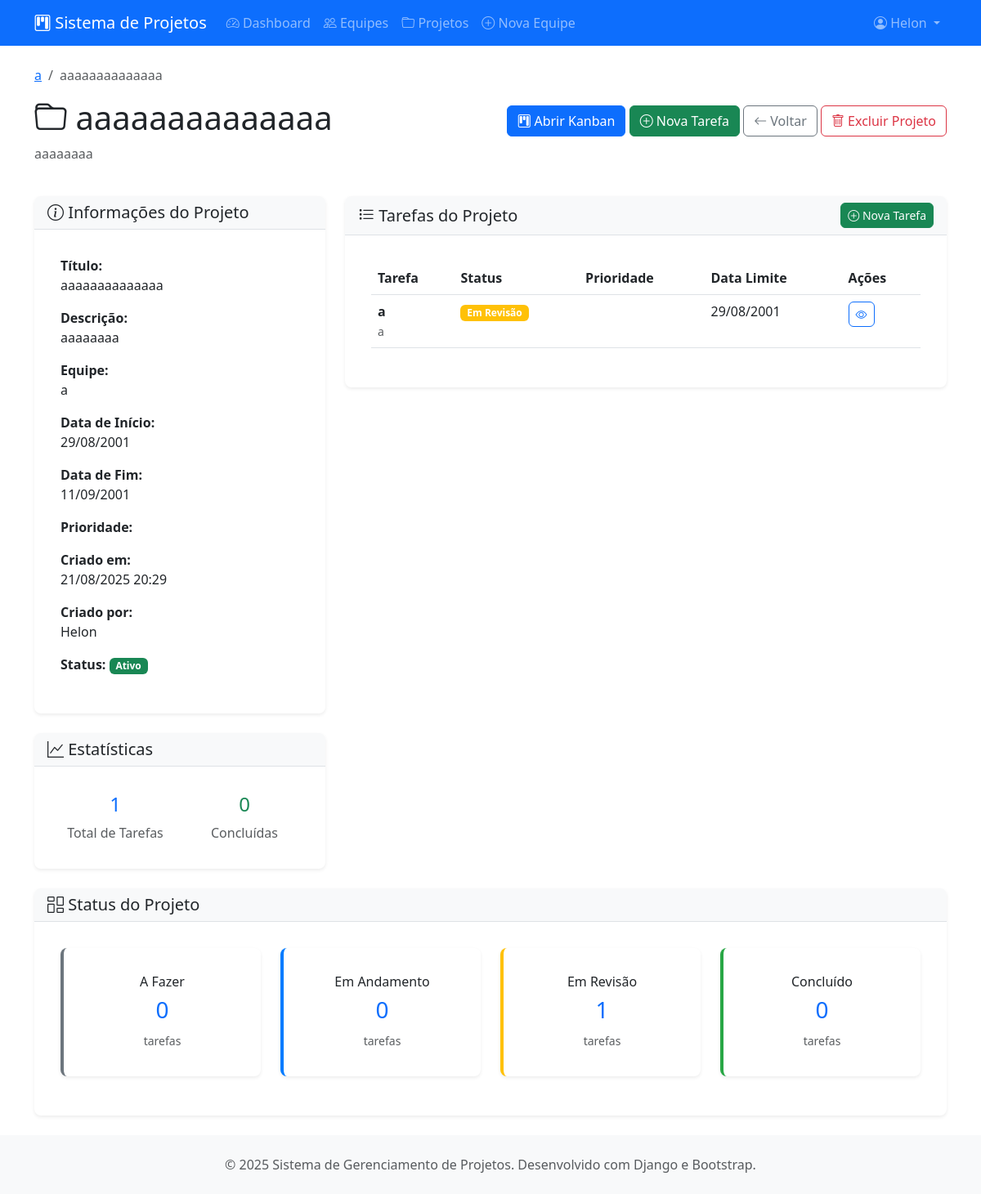
Page /projetos/projetos/1/ (signed in) on the committed database.
### projetos/models.py (models this page shows, shortened)
class Projeto(models.Model):
    PRIORIDADE_CHOICES = [
        ('baixa', 'Baixa'),
        ('media', 'Média'),
        ('alta', 'Alta'),
        ('urgente', 'Urgente'),
    ]
    titulo = models.CharField(max_length=200, verbose_name="Título")
    descricao = models.TextField(verbose_name="Descrição")
    equipe = models.ForeignKey(Equipe, on_delete=models.CASCADE, related_name="projetos")
    criado_por = models.ForeignKey(User, on_delete=models.CASCADE, related_name="projetos_criados")
    criado_em = models.DateTimeField(auto_now_add=True)
    atualizado_em = models.DateTimeField(auto_now=True)
    data_inicio = models.DateField(verbose_name="Data de Início")
    data_fim = models.DateField(verbose_name="Data de Conclusão")
    prioridade = models.CharField(max_length=10, choices=PRIORIDADE_CHOICES, default='media')
    ativo = models.BooleanField(default=True, verbose_name="Projeto Ativo")
    class Meta:
        verbose_name = "Projeto"
        verbose_name_plural = "Projetos"
        ordering = ["-criado_em"]

class Equipe(models.Model):
    nome = models.CharField(max_length=100, verbose_name="Nome da Equipe")
    descricao = models.TextField(blank=True, verbose_name="Descrição")
    criada_em = models.DateTimeField(auto_now_add=True)
    criada_por = models.ForeignKey(User, on_delete=models.CASCADE, related_name="equipes_criadas")
    ativa = models.BooleanField(default=True, verbose_name="Equipe Ativa")
    class Meta:
        verbose_name = "Equipe"
        verbose_name_plural = "Equipes"
        ordering = ["nome"]

class Tarefa(models.Model):
    PRIORIDADE_CHOICES = [
        ('baixa', 'Baixa'),
        ('media', 'Média'),
        ('alta', 'Alta'),
        ('urgente', 'Urgente'),
    ]
    titulo = models.CharField(max_length=200, verbose_name="Título")
    descricao = models.TextField(verbose_name="Descrição")
    projeto = models.ForeignKey(Projeto, on_delete=models.CASCADE, related_name="tarefas")
    status = models.ForeignKey(StatusTarefa, on_delete=models.CASCADE, related_name="tarefas")
    criada_por = models.ForeignKey(User, on_delete=models.CASCADE, related_name="tarefas_criadas")
    criada_em = models.DateTimeField(auto_now_add=True)
    atualizada_em = models.DateTimeField(auto_now=True)
    data_limite = models.DateTimeField(blank=True, null=True, verbose_name="Data Limite")
    prioridade = models.CharField(max_length=10, choices=PRIORIDADE_CHOICES, default='media')
    etiquetas = models.ManyToManyField(Etiqueta, blank=True, related_name="tarefas")
    ordem = models.PositiveIntegerField(default=0, verbose_name="Ordem na Coluna")
    class Meta:
        verbose_name = "Tarefa"
        verbose_name_plural = "Tarefas"
        ordering = ["ordem", "-criada_em"]

class StatusTarefa(models.Model):
    nome = models.CharField(max_length=50, verbose_name="Nome do Status")
    cor = models.CharField(max_length=7, default="#007bff", verbose_name="Cor (Hex)")
    ordem = models.PositiveIntegerField(unique=True, verbose_name="Ordem")
    equipe = models.ForeignKey(Equipe, on_delete=models.CASCADE, related_name="status_tarefas")
    class Meta:
        verbose_name = "Status da Tarefa"
        verbose_name_plural = "Status das Tarefas"
        ordering = ["ordem"]
        unique_together = ['ordem', 'equipe']

### projetos/views.py (the view)
# urls.py: path('projetos/<int:pk>/', views.ProjetoDetailView.as_view(), name='detalhe-projeto'),
class ProjetoDetailView(LoginRequiredMixin, DetailView):
    model = Projeto
    template_name = 'projetos/projeto/detalhe.html'
    context_object_name = 'projeto'
    def get_context_data(self, **kwargs):
        context = super().get_context_data(**kwargs)
        context['tarefas'] = self.object.tarefas.all()
        context['status_list'] = self.object.equipe.status_tarefas.all()
        context['status_stats'] = {}
        for status in context['status_list']:
            count = self.object.tarefas.filter(status=status).count()
            context['status_stats'][status.nome] = count
        return context

### projetos/templates/projetos/projeto/detalhe.html (shortened to what this page needs)
{% extends 'projetos/base.html' %}
{% load static %}
{% block content %}
<div class="row">
    <div class="col-12">
        <div class="d-flex justify-content-between align-items-center mb-4">
            <div>
                <nav aria-label="breadcrumb">
                    <ol class="breadcrumb">
                        <li class="breadcrumb-item">
                            <a href="{% url 'projetos:detalhe-equipe' projeto.equipe.pk %}">{{ projeto.equipe.nome }}</a>
                        </li>
                        <li class="breadcrumb-item active">{{ projeto.titulo }}</li>
                    </ol>
                </nav>
                <h1><i class="bi bi-folder"></i> {{ projeto.titulo }}</h1>
                {% if projeto.descricao %}
                    <p class="text-muted">{{ projeto.descricao }}</p>
                {% endif %}
            </div>
            <div>
                <a href="{% url 'projetos:kanban-projeto' projeto.pk %}" class="btn btn-primary">
                    <i class="bi bi-kanban"></i> Abrir Kanban
                </a>
                {% if user.perfil.tipo_usuario in 'admin,membro' %}
                <a href="{% url 'projetos:criar-tarefa' projeto.pk %}" class="btn btn-success">
                    <i class="bi bi-plus-circle"></i> Nova Tarefa
                </a>
                {% endif %}
                <a href="{% url 'projetos:detalhe-equipe' projeto.equipe.pk %}" class="btn btn-outline-secondary">
                    <i class="bi bi-arrow-left"></i> Voltar
                </a>
                {% if user.perfil.tipo_usuario == 'admin' %}
                    <a href="{% url 'projetos:excluir-projeto' projeto.pk %}" class="btn btn-outline-danger">
                        <i class="bi bi-trash"></i> Excluir Projeto
                    </a>
                {% endif %}
            </div>
        </div>
    </div>
</div>
<div class="row">
    <div class="col-md-4">
        <div class="card mb-4">
            <div class="card-header">
                <h5 class="card-title mb-0">
                    <i class="bi bi-info-circle"></i> Informações do Projeto
                </h5>
            </div>
            <div class="card-body">
                <div class="mb-3">
                    <strong>Título:</strong>
                    <p class="mb-0">{{ projeto.titulo }}</p>
                </div>
                {% if projeto.descricao %}
                    <div class="mb-3">
                        <strong>Descrição:</strong>
                        <p class="mb-0">{{ projeto.descricao }}</p>
                    </div>
                {% endif %}
                <div class="mb-3">
                    <strong>Equipe:</strong>
                    <p class="mb-0">{{ projeto.equipe.nome }}</p>
                </div>
                <div class="mb-3">
                    <strong>Data de Início:</strong>
                    <p class="mb-0">{{ projeto.data_inicio|date:"d/m/Y" }}</p>
                </div>
                <div class="mb-3">
                    <strong>Data de Fim:</strong>
                    <p class="mb-0">{{ projeto.data_fim|date:"d/m/Y" }}</p>
                </div>
                <div class="mb-3">
                    <strong>Prioridade:</strong>
                    <span class="badge bg-{{ projeto.prioridade }}">
                    </span>
                </div>
                <div class="mb-3">
                    <strong>Criado em:</strong>
                    <p class="mb-0">{{ projeto.criado_em|date:"d/m/Y H:i" }}</p>
                </div>
                <div class="mb-3">
                    <strong>Criado por:</strong>
                    <p class="mb-0">{{ projeto.criado_por.get_full_name|default:projeto.criado_por.username }}</p>
                </div>
                <div class="mb-3">
                    <strong>Status:</strong>
                    {% if projeto.ativo %}
                        <span class="badge bg-success">Ativo</span>
                    {% else %}
                        <span class="badge bg-danger">Inativo</span>
                    {% endif %}
                </div>
            </div>
        </div>
        <div class="card">
            <div class="card-header">
                <h5 class="card-title mb-0">
                    <i class="bi bi-graph-up"></i> Estatísticas
                </h5>
            </div>
            <div class="card-body">
                <div class="row text-center">
                    <div class="col-6">
                        <h4 class="text-primary">{{ tarefas.count }}</h4>
                        <p class="text-muted mb-0">Total de Tarefas</p>
                    </div>
                    <div class="col-6">
                        <h4 class="text-success">
                            {{ status_stats.Concluído|default:0 }}
                        </h4>
                        <p class="text-muted mb-0">Concluídas</p>
                    </div>
                </div>
            </div>
        </div>
    </div>
    <div class="col-md-8">
        <div class="card">
            <div class="card-header d-flex justify-content-between align-items-center">
                <h5 class="card-title mb-0">
                    <i class="bi bi-list-task"></i> Tarefas do Projeto
                </h5>
                <a href="{% url 'projetos:criar-tarefa' projeto.pk %}" class="btn btn-sm btn-success">
                    <i class="bi bi-plus-circle"></i> Nova Tarefa
                </a>
            </div>
            <div class="card-body">
                {% if tarefas %}
                    <div class="table-responsive">
                        <table class="table table-hover">
                            <thead>
                                <tr>
                                    <th>Tarefa</th>
                                    <th>Status</th>
                                    <th>Prioridade</th>
                                    <th>Data Limite</th>
                                    <th>Ações</th>
                                </tr>
                            </thead>
                            <tbody>
                                {% for tarefa in tarefas %}
                                    <tr>
                                        <td>
                                            <strong>{{ tarefa.titulo }}</strong>
                                            <br>
                                            <small class="text-muted">{{ tarefa.descricao|truncatewords:10 }}</small>
                                        </td>
                                        <td>
                                            <span class="badge" style="background-color: {{ tarefa.status.cor }}">
                                                {{ tarefa.status.nome }}
                                            </span>
                                        </td>
                                        <td>
                                            <span class="badge bg-{{ tarefa.prioridade }}">
                                            </span>
                                        </td>
                                        <td>
                                            {% if tarefa.data_limite %}
                                                {{ tarefa.data_limite|date:"d/m/Y" }}
                                            {% else %}
                                                <span class="text-muted">-</span>
                                            {% endif %}
                                        </td>
                                        <td>
                                            <a href="{% url 'projetos:detalhe-tarefa' tarefa.pk %}" class="btn btn-sm btn-outline-primary">
                                                <i class="bi bi-eye"></i>
                                            </a>
                                        </td>
                                    </tr>
                                {% endfor %}
                            </tbody>
                        </table>
                    </div>
                {% endif %}
            </div>
        </div>
    </div>
</div>
<div class="row mt-4">
    <div class="col-12">
        <div class="card">
            <div class="card-header">
                <h5 class="card-title mb-0">
                    <i class="bi bi-columns-gap"></i> Status do Projeto
                </h5>
            </div>
            <div class="card-body">
                <div class="row">
                    {% for status in status_list %}
                        <div class="col-md-3 mb-3">
                            <div class="card border-0" style="border-left: 4px solid {{ status.cor }} !important;">
                                <div class="card-body text-center">
                                    <h6 class="card-title">{{ status.nome }}</h6>
                                    <h3 class="text-primary">
                                        {% for nome_status, count in status_stats.items %}
                                            {% if nome_status == status.nome %}
                                                {{ count }}
                                            {% endif %}
                                        {% endfor %}
                                    </h3>
                                    <small class="text-muted">tarefas</small>
                                </div>
                            </div>
                        </div>
                    {% endfor %}
                </div>
            </div>
        </div>
    </div>
</div>
{% endblock %}

### projetos/templates/projetos/base.html (shortened to what this page needs)
{% load static %}
<!DOCTYPE html>
<html lang="pt-br">
<head>
    <link href="https://cdn.jsdelivr.net/npm/bootstrap@5.3.0/dist/css/bootstrap.min.css" rel="stylesheet">
    <link href="https://cdn.jsdelivr.net/npm/bootstrap-icons@1.10.0/font/bootstrap-icons.css" rel="stylesheet">
    <link href="{% static 'css/estilo.css' %}" rel="stylesheet">
    <link href="{% static 'css/forms.css' %}" rel="stylesheet">
</head>
<body class="d-flex flex-column min-vh-100">
    <nav class="navbar navbar-expand-lg navbar-dark bg-primary">
        <div class="container">
            <a class="navbar-brand" href="{% url 'projetos:dashboard' %}">
                <i class="bi bi-kanban"></i> Sistema de Projetos
            </a>
            <div class="collapse navbar-collapse" id="navbarNav">
                <ul class="navbar-nav me-auto">
                    <li class="nav-item">
                        <a class="nav-link" href="{% url 'projetos:dashboard' %}">
                            <i class="bi bi-speedometer2"></i> Dashboard
                        </a>
                    </li>
                    <li class="nav-item">
                        <a class="nav-link" href="{% url 'projetos:lista-equipes' %}">
                            <i class="bi bi-people"></i> Equipes
                        </a>
                    </li>
                    <li class="nav-item">
                        <a class="nav-link" href="{% url 'projetos:lista-projetos' %}">
                            <i class="bi bi-folder"></i> Projetos
                        </a>
                    </li>
                    {% if user.perfil.tipo_usuario == 'admin' %}
                    <li class="nav-item">
                        <a class="nav-link" href="{% url 'projetos:criar-equipe' %}">
                            <i class="bi bi-plus-circle"></i> Nova Equipe
                        </a>
                    </li>
                    {% endif %}
                </ul>
                <ul class="navbar-nav">
                    {% if user.is_authenticated %}
                        <li class="nav-item dropdown">
                            <a class="nav-link dropdown-toggle" href="#" id="navbarDropdown" role="button" data-bs-toggle="dropdown">
                                <i class="bi bi-person-circle"></i> {{ user.username }}
                            </a>
                        </li>
                    {% endif %}
                </ul>
            </div>
        </div>
    </nav>
    <main class="container my-4 flex-grow-1">
        {% block content %}{% endblock %}
    </main>
    <footer class="bg-light py-4 mt-auto">
        <div class="container text-center">
            <p class="text-muted mb-0">
                &copy; 2025 Sistema de Gerenciamento de Projetos. Desenvolvido com Django e Bootstrap.
            </p>
        </div>
    </footer>
</body>
</html>

### rows in the picture
Projeto: equipe.nome "a", titulo "aaaaaaaaaaaaaa", descricao "aaaaaaaa", data_inicio "29/08/2001", data_fim "11/09/2001", criado_em "21/08/2025 20:29", criado_por.get_full_name "Helon", count "1"
Tarefa: titulo "a", descricao "a", status.nome "Em Revisão", data_limite "29/08/2001"
StatusTarefa: nome "A Fazer", status_stats "0"
StatusTarefa: nome "Em Andamento", status_stats "0"
StatusTarefa: nome "Em Revisão", status_stats "1"
StatusTarefa: nome "Concluído", status_stats "0"

### other values in the picture
{{ user.username }} "Helon"
{{ status_stats.Concluído|default:0 }} "0"
